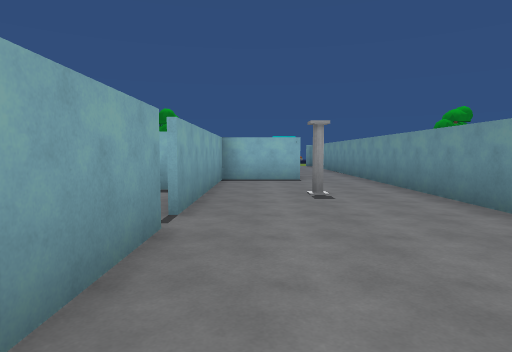
[1] (above)

18 first-person views from a walk through a Unity game level. The camera is 1.4 m above the floor, tilts 4° down and sees 75° across. Doors are open. The floor is counted in squares, 2 m on a side. Each view is taken from the middle of a square. On the plan, view 1 faces up. The plan holds only what a view shows up to about 10 squares ahead; the rest is blank. The place goes on beyond the plan. Some animated figures are left out. Some surface patterns are stand-ins.

[2]
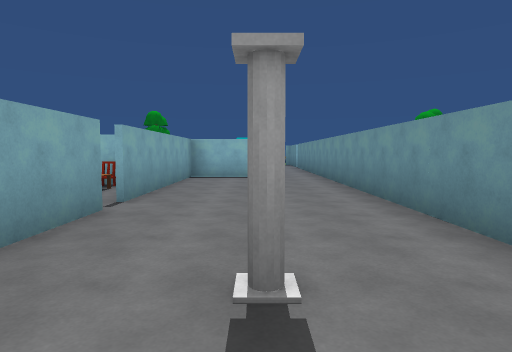

[3]
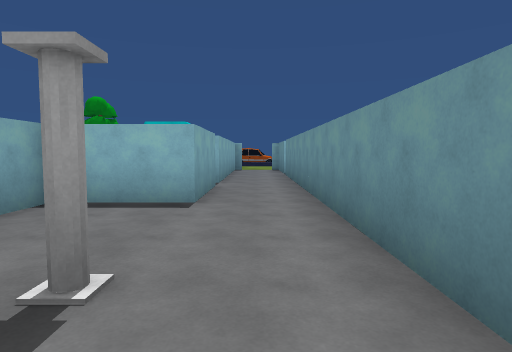

[4]
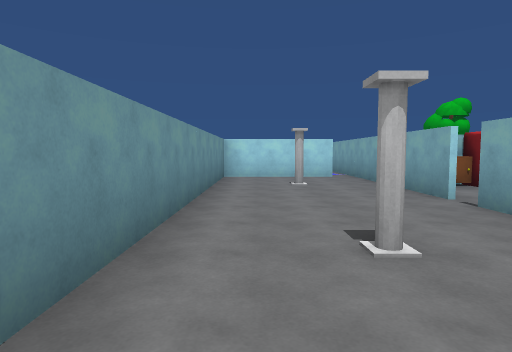

[5]
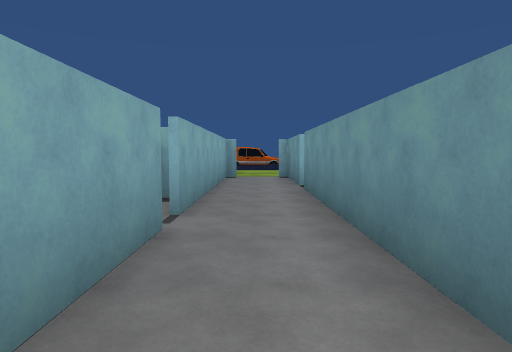

[6]
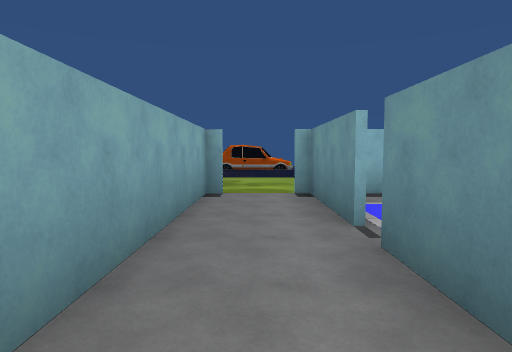

[7]
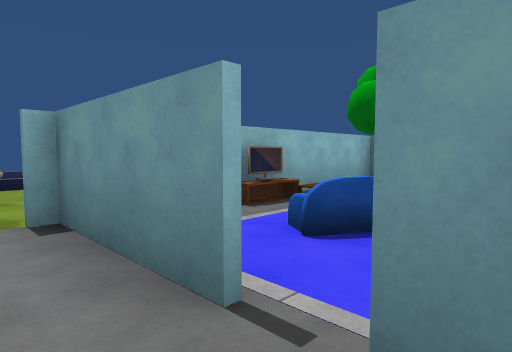

[8]
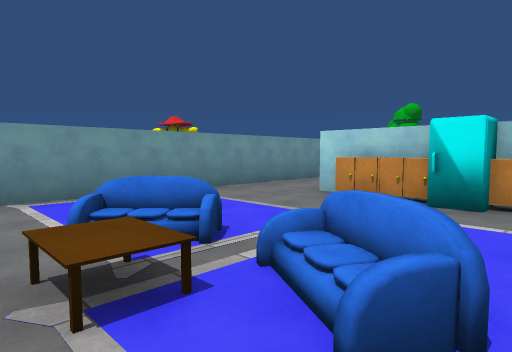

[9]
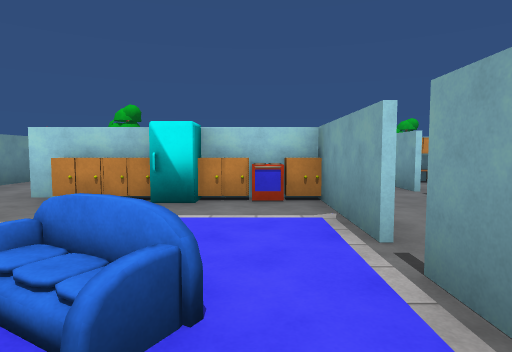

[10]
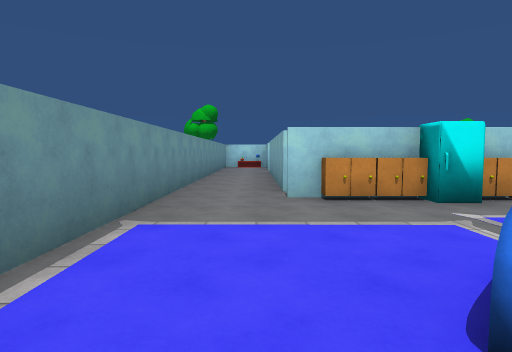

[11]
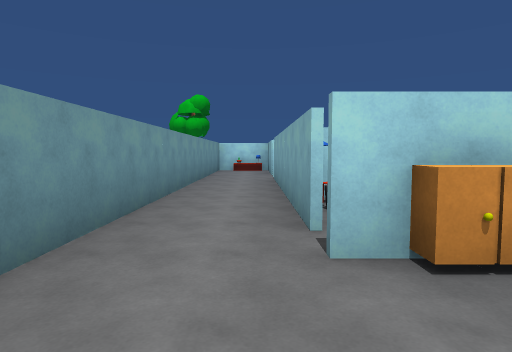

[12]
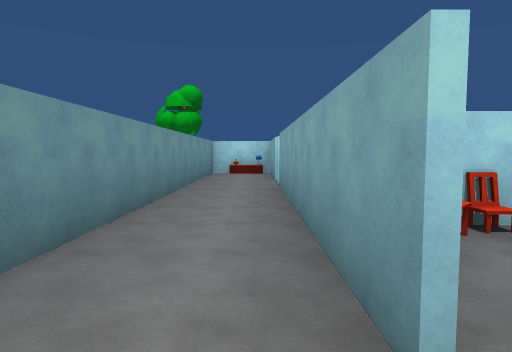

[13]
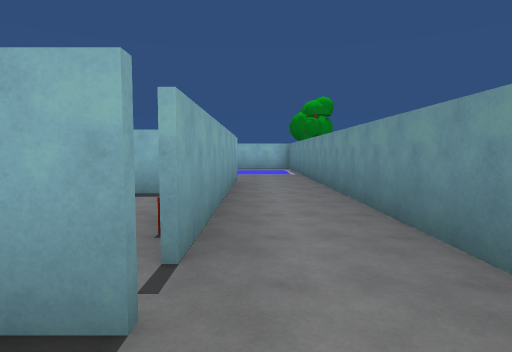

[14]
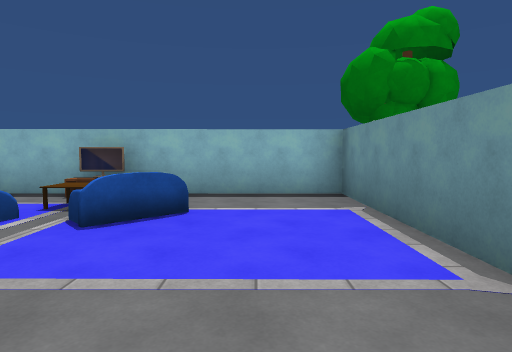

[15]
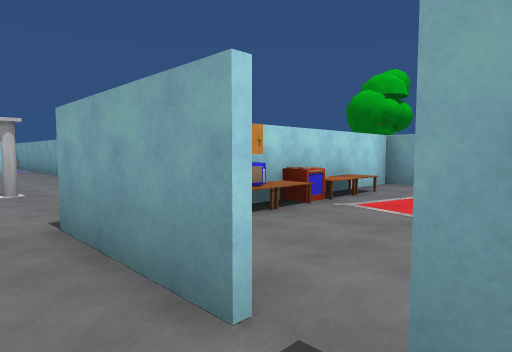

[16]
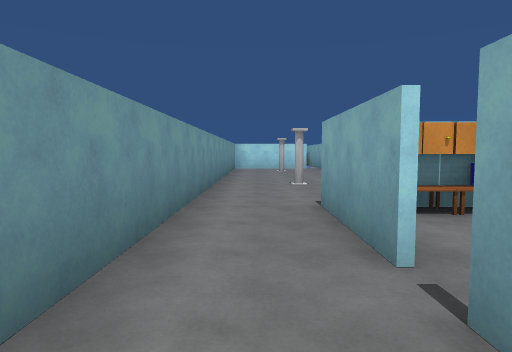

[17]
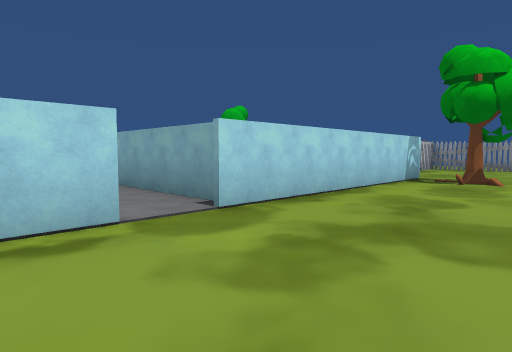

[18]
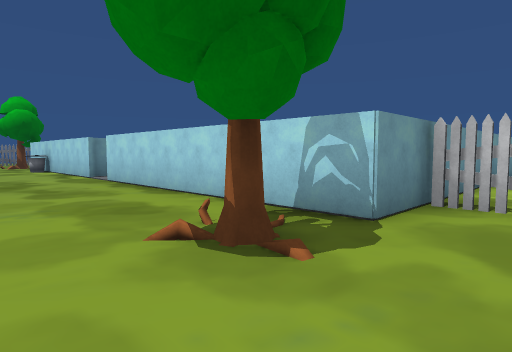

### Floor plan
Ten units are one square. View 1 is at (0, 0); x grows to the right and y downward. Boxes are objects, and circles mark ways between rooms. Rooms are numbered by the first view taken in them; rooms with no view inside come last. Other rooms are left out.
<svg viewBox="-70 -240 190 265">
<path fill="none" stroke="#000" d="M-9 -65 -9 -36M-54 -94 -54 -88 -44 -88M-9 -31 -9 -14M29 -6 29 -96M-9 4 -9 15M-2 17 25 17M30 -145 30 -125M30 -159 30 -151M95 -110 95 -177 26 -177M11 -126 11 -116M29 -151 29 -178M29 -124 29 -145M11 -178 11 -126M-55 -116 -55 -178 15 -178M75 -36 75 -25M95 -21 95 -46M-65 -163 -55 -163M26 -178 40 -178"/>
<rect x="-45" y="-95" width="10" height="10" fill="#bbb"><title>table</title></rect>
<rect x="-35" y="-95" width="10" height="10" fill="#bbb"><title>table</title></rect>
<rect x="-25" y="-65" width="10" height="10" fill="#bbb"><title>chair</title></rect>
<rect x="-25" y="-95" width="10" height="10" fill="#bbb"><title>table</title></rect>
<rect x="-15" y="-95" width="10" height="10" fill="#bbb"><title>other object</title></rect>
<rect x="-5" y="-95" width="10" height="10" fill="#bbb"><title>other object</title></rect>
<rect x="5" y="-15" width="10" height="10" fill="#bbb"><title>column</title></rect>
<rect x="5" y="-65" width="10" height="10" fill="#bbb"><title>column</title></rect>
<rect x="5" y="-95" width="10" height="10" fill="#bbb"><title>other object</title></rect>
<rect x="25" y="-125" width="10" height="10" fill="#bbb"><title>other object</title></rect>
<rect x="35" y="-125" width="10" height="10" fill="#bbb"><title>other object</title></rect>
<rect x="35" y="-135" width="10" height="10" fill="#bbb"><title>other object</title></rect>
<rect x="45" y="-125" width="10" height="10" fill="#bbb"><title>other object</title></rect>
<rect x="45" y="-135" width="10" height="10" fill="#bbb"><title>other object</title></rect>
<rect x="45" y="-155" width="10" height="10" fill="#bbb"><title>other object</title></rect>
<rect x="45" y="-165" width="20" height="10" fill="#bbb"><title>table</title></rect>
<rect x="45" y="-175" width="10" height="10" fill="#bbb"><title>TV</title></rect>
<rect x="55" y="-125" width="10" height="10" fill="#bbb"><title>other object</title></rect>
<rect x="55" y="-165" width="20" height="20" fill="#bbb"><title>other object</title></rect>
<rect x="55" y="-175" width="10" height="10" fill="#bbb"><title>other object</title></rect>
<rect x="65" y="-125" width="10" height="10" fill="#bbb"><title>other object</title></rect>
<rect x="-55" y="-195" width="10" height="10" fill="#bbb"><title>other object</title></rect>
<rect x="5" y="-235" width="30" height="20" fill="#bbb"><title>other object</title></rect>
<rect x="95" y="-185" width="20" height="10" fill="#bbb"><title>other object</title></rect>
<circle cx="10" cy="-115" r="3" fill="#2a7"/>
<circle cx="-10" cy="-35" r="3" fill="#2a7"/>
<circle cx="0" cy="20" r="3" fill="#2a7"/>
<circle cx="20" cy="-135" r="3" fill="#2a7"/>
<circle cx="30" cy="-150" r="3" fill="#2a7"/>
<circle cx="25" cy="-180" r="3" fill="#2a7"/>
<text x="-10" y="-80">1</text>
<text x="60" y="-140">2</text>
<text x="20" y="-150">3</text>
<text x="-20" y="-50">4</text>
</svg>
Room 1 opens to room 2. Room 1 opens to room 4. Room 2 opens to room 3. Room 3 opens to room 4.

Where each view was taken, in squares from view 1:
view 1: 0 up, 0 right, facing up
view 2: 1 down, 1 right, facing up
view 3: 4 up, 2 right, facing up
view 4: 8 up, 2 right, facing down
view 5: 8 up, 2 right, facing up
view 6: 12 up, 2 right, facing up
view 7: 14 up, 2 right, facing up-right
view 8: 17 up, 4 right, facing down-right
view 9: 17 up, 4 right, facing down
view 10: 17 up, 8 right, facing down
view 11: 14 up, 8 right, facing down
view 12: 12 up, 8 right, facing down
view 13: 3 up, 8 right, facing up
view 14: 12 up, 8 right, facing up
view 15: 12 up, 2 right, facing down-left
view 16: 13 up, 2 right, facing down
view 17: 21 up, 4 right, facing down-left
view 18: 21 up, 7 left, facing down-right
